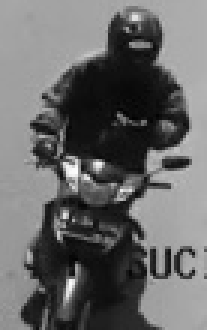
#> input picture fix/dataset-tes/10.jpg, 69 x 110 px, given in place of video1.mp4, which was not available (shown 3 times larger)
$ jupyter execute main.ipynb
#> lines starting #> are read from the running program, lines starting #| are printed output that depends on the picture; pictures that were not available may be replaced by others from this repository, and a replacement may not be noted
### fix/tracker.py
import math


class EuclideanDistTracker:
    # Constructor
    def __init__(self):
        # Store the center positions of the objects
        self.center_points = {}
        # Keep the count of the IDs
        # each time a new object id detected, the count will increase by one
        self.id_count = 0


    # [38 lines left out: function update, not called in this run]

### fix/main.ipynb
[cell 1]
import cv2 as cv
from tracker import *
import numpy as np

[cell 2]
# Read
cap = cv.VideoCapture("video1.mp4", cv.IMREAD_GRAYSCALE)

# Create Object Detector Function
object_detectorMOG2 = cv.createBackgroundSubtractorMOG2(history=100, varThreshold=100, detectShadows=False)
object_detectorKNN = cv.createBackgroundSubtractorKNN(history=100, dist2Threshold=100, detectShadows=False)

# Call class EuclideanDistTracker for track object detection
tracker = EuclideanDistTracker()

# define n to count succeded motorbike detection
n = 0;

[cell 3]
# if cap return true
while True:

    # save result from cap.read()
    ret, frame = cap.read()
#> frame is the input picture: shape (110, 69, 3); min 2, max 251, mean 103.4

    # resize resolution frame
    resizeFrame = cv.resize(frame, (960, 560))
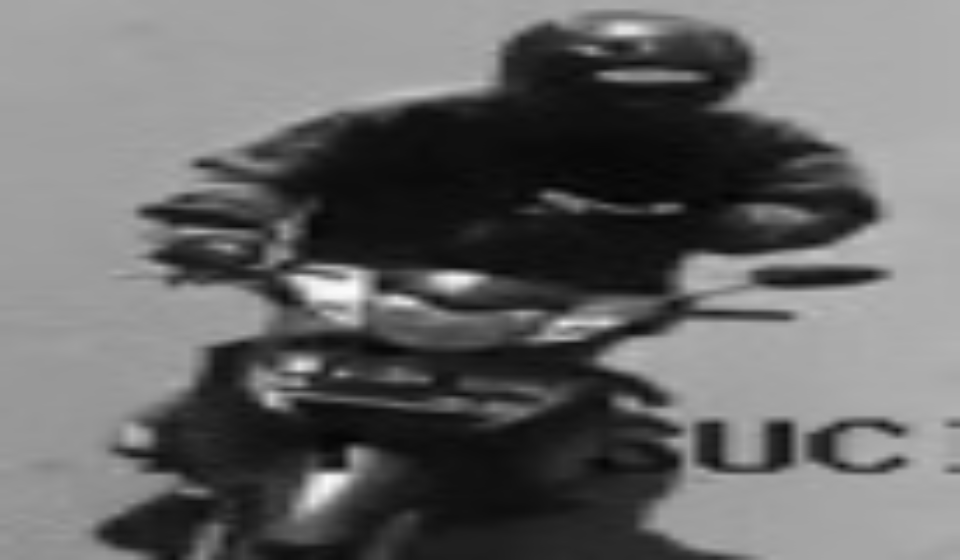
#> resizeFrame: shape (560, 960, 3); min 3, max 251, mean 103.3

    # save heigt and width from resize frame
    height, width, _ = resizeFrame.shape
#> height = 560; width = 960

    # make concern roi
    roi = resizeFrame[300:560,300:750]
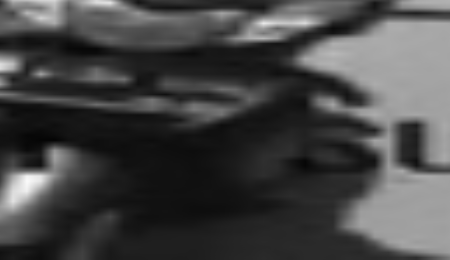
#> roi: shape (260, 450, 3); min 4, max 249, mean 69.4
        # cv.imshow("resizeFrame", resizeFrame)
        # cv.imshow("roi", roi)

    # convert roi to gray
    gray = cv.cvtColor(roi, cv.COLOR_BGR2GRAY)
        # cv.imshow("gray", gray)

    # reduce noise
    blurRoiGaussian = cv.GaussianBlur(gray, (51,51), 0)
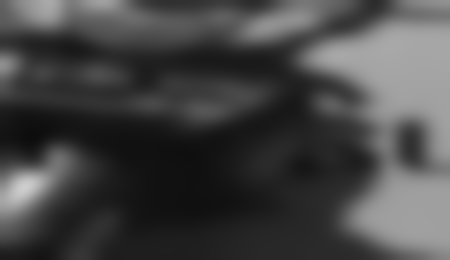
#> blurRoiGaussian: shape (260, 450); min 13, max 205, mean 69.4

    brightness = -30
    contrast = 0
    tmp = np.int16(blurRoiGaussian)
    tmp = tmp * (contrast/127+1) - contrast + brightness
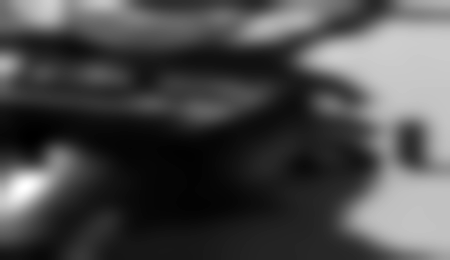
#> tmp: shape (260, 450) float64; min -17, max 175, mean 39.4; drawn with min black and max white
    tmp = np.clip(tmp, 0, 255)
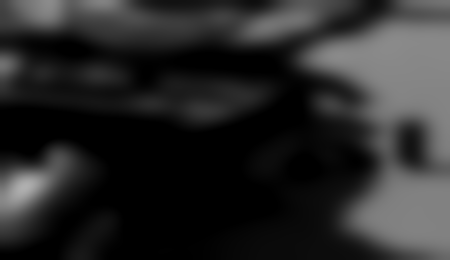
#> tmp: shape (260, 450) float64; min 0, max 175, mean 41
    adjusted = np.uint8(tmp)
    cv.imshow("adjusted", adjusted)

    # apply object_detector
    maskGaussian = object_detectorKNN.apply(adjusted)
#> maskGaussian: shape (260, 450); every value is 255
    cv.imshow("maskGaussian", maskGaussian)


    # [44 lines of commented-out code are left out]

    if cv.waitKey(2) & 0xff == ord('q'):
#> (key q is pressed here)
        break

cap.release()
cv.destroyAllWindows()

$ run again, on fix/dataset-tes/12.jpg
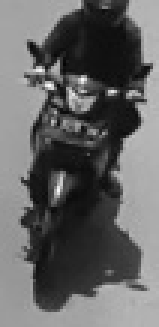
#> input picture fix/dataset-tes/12.jpg, 53 x 109 px, given in place of video1.mp4, which was not available (shown 3 times larger)
#> frame is the input picture: shape (109, 53, 3); min 4, max 253, mean 100.1
#> `blurRoiGaussian = cv.GaussianBlur(gray, (51,51), 0)`:
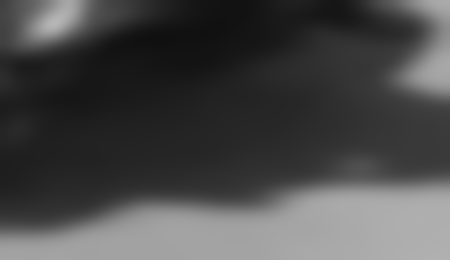
#> blurRoiGaussian: shape (260, 450); min 16, max 182, mean 73
#> `tmp = np.clip(tmp, 0, 255)`:
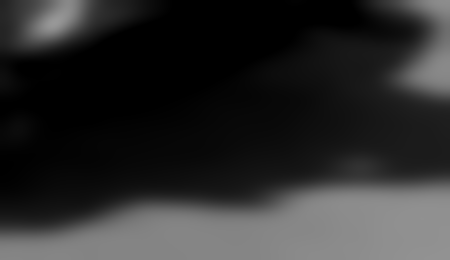
#> tmp: shape (260, 450) float64; min 0, max 152, mean 44.1
#> maskGaussian: shape (260, 450); every value is 255
